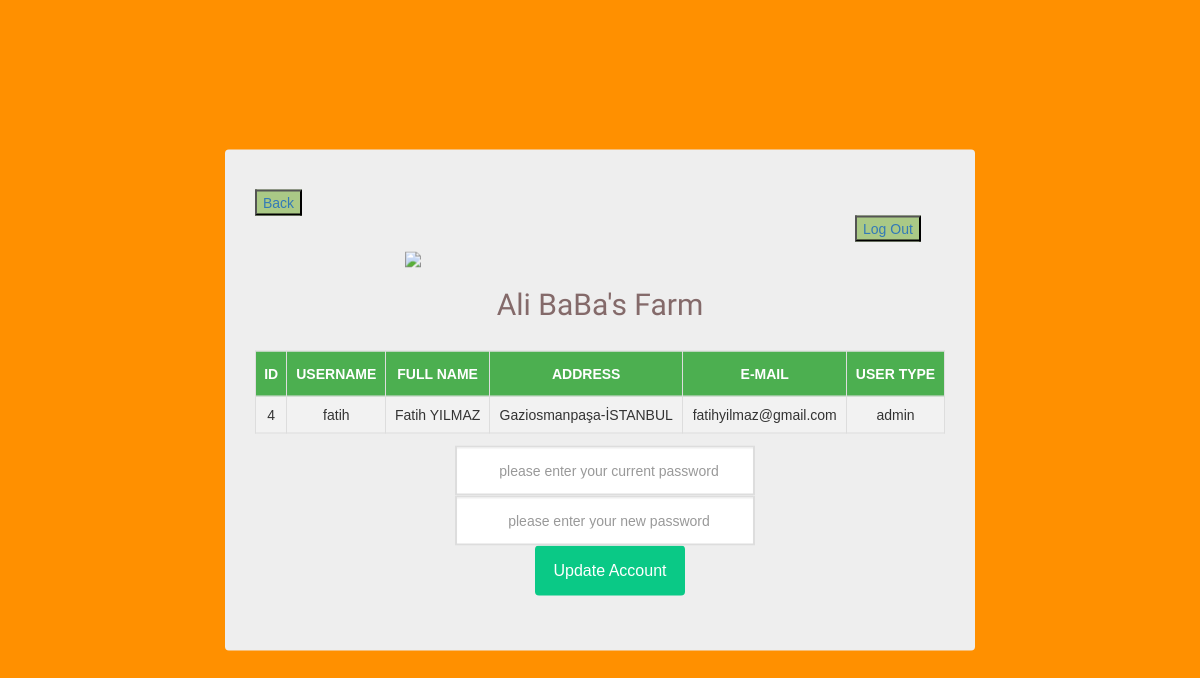
Page /user_account.php (signed in) on the committed database.
### tables this page shows
CREATE TABLE `USER` (
  `id` int(10) NOT NULL,
  `user_name` varchar(50) NOT NULL,
  `full_name` varchar(50) NOT NULL,
  `address` varchar(250) NOT NULL,
  `email` varchar(100) NOT NULL,
  `user_type` varchar(20) NOT NULL,
  `authority` int(10) NOT NULL,
  `password` varchar(100) NOT NULL
);

### Web/session.php (called while the page is built, shortened)
<?php
$connection = mysqli_connect("localhost", "alibabas_conn", "40654065aktas","alibabas_1773") or die(mysqli_connect_error());
$user_check=$_SESSION['login_user'];
$ses_sql="select user_name from USER where user_name='$user_check'";
$result = mysqli_query($connection,$ses_sql) or die(mysqli_error($connection));
$row = $result->fetch_assoc();
$login_session =$row['user_name'];
?>

### Web/user_account.php (the view, shortened to what this page needs)
<?php
include('session.php');
?>
<!DOCTYPE html>
<html>
<head>
      <link rel="stylesheet" href="css/bootstrap.css">
     <link rel="stylesheet" href="css/style.css">
</head>
<body>
    <div style="width:750px;"class="login-form" id="main">
            <div  style="margin-left:0px; width:100px;">
                <div  style="margin-left:0px; width:100px">
                    <button style="background: #AAC986; margin-left:0px;"><a href="profile.php">Back</a></button>
                </div>
                <div  style="margin-left:600px; width:100px">
                    <button style="background: #AAC986;"><a href="logout.php">Log Out</a></button>
                </div>
             </div>
    <img class="irc_mi" src="https://i1.imgiz.com/rshots/7994/ali-babanin-bir-ciftligi-var-sarkisi_7994254-1870_1280x720.jpg" style="margin-top:10px; margin-left:150px; width:400px; height=300px;">
           <form action="account.php" method="post">
           <h1>Ali BaBa's Farm</h1>
                     <br>
                     <div>
                         <?php
                                $servername = "localhost";
                                $username = "alibabas_conn";
                                $password = "40654065aktas";
                                $dbname = "alibabas_1773";
                                $conn = new mysqli($servername, $username, $password, $dbname);
                                $sql = "SELECT * FROM USER where user_name='$login_session'";
                                $result = $conn->query($sql);
                                if ($result->num_rows > 0) {
                                    echo "<table id='customers'><tr><th>ID</th><th>USERNAME</th><th>FULL NAME</th><th>ADDRESS</th><th>E-MAIL</th><th>USER TYPE</th></tr>";
                                    while($row = $result->fetch_assoc()) {
                                        echo "<tr>
                                        <td>".$row["id"]."</td>
                                        <td>".$row["user_name"]."</td>
                                        <td>".$row["full_name"]."</td>
                                        <td>".$row["address"]."</td>
                                        <td>".$row["email"]."</td>
                                        <td>".$row["user_type"]."</td></tr>";
                                    }
                                    echo "</table>";
                                } else {
                                    echo "0 results";
                                }
                            ?>
                     </div>
              <div>
                    <div style="margin-left:200px; margin-right:30px; width:210px;" class="input-group">
                      <input style="width:300px; text-align:center; color:blue; margin-top: 12px;" type="text" name="currentpassword" class="form-control" placeholder="please enter your current password">
                    </div>
                    <div style="margin-left:200px; margin-right:30px; width:210px;" class="input-group">
                      <input style="width:300px; text-align:center; color:blue;" type="text" name="newpassword" class="form-control" placeholder="please enter your new password">
                    </div>
               <br>
            <br>
            </div>
            <div  style="margin-left:280px; width:150px;" class="form-group">
                    <button name="submit" type="submit" value=" Login " class="log-btn" >Update Account</button>
                </form>
            </div>
</body>
</html>

### Web/css/style.css (style rules this page uses)
* { box-sizing: border-box; font-family: arial; }
body { background: #FF9000; }
h1 { color: #846a6a; text-align: center; font-family: 'Vibur', cursive; font-size: 30px; }
.login-form { width: 500px; padding: 40px 30px; background: #eee; border-radius: 4px; margin: auto; position: absolute; left: 0; right: 0; top: 50%; transform: translateY(-50%); }
.form-group { position: relative; margin-bottom: 15px; }
.form-control { width: 100%; height: 50px; border: none; padding: 5px 7px 5px 15px; background: #fff; color: #666; border: 2px solid #ddd; border-radius: 4px; }
.log-btn { background: #0AC986; display: inline-block; width: 100%; font-size: 16px; height: 50px; color: #fff; text-decoration: none; border: none; border-radius: 4px; }

### Web/user_account.php (style rules this page uses)
#customers { font-family: "Trebuchet MS", Arial, Helvetica, sans-serif; border-collapse: collapse; width: 100%; }
#customers td, #customers th { text-align:center; border: 1px solid #ddd; padding: 8px; }
#customers tr:nth-child(even) { background-color: #f2f2f2; }
#customers th { text-align:center; padding-top: 12px; padding-bottom: 12px; text-align: center; background-color: #4CAF50; color: white; }

### rows in the picture
user: id "4", user_name "fatih", full_name "Fatih YILMAZ", address "Gaziosmanpaşa-İSTANBUL", email "fatihyilmaz@gmail.com", user_type "admin"
